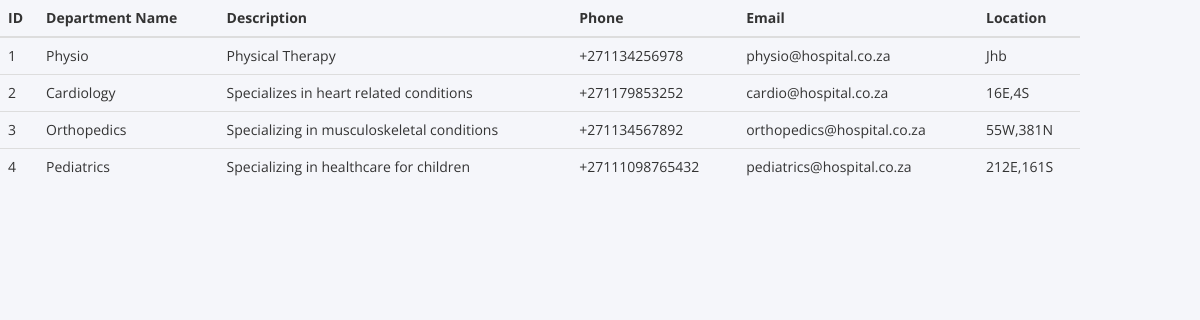
Page /get/dep/all on the committed database.
### hospital/models.py (models this page shows, shortened)
class Department(models.Model):
    Dep_Name = models.CharField(max_length=50, unique=True)
    Description = models.CharField(max_length=190, unique=True)
    Phone = models.CharField(max_length=13, unique=True)
    Email = models.CharField(max_length=100, unique=True)
    Location = models.CharField(max_length=100, unique=True)
    Date_Added = models.DateTimeField()
    Date_Update = models.DateTimeField()
    isActive = models.BooleanField(default=True)

### hospital/views.py (the view)
# urls.py: path('get/dep/all', views.view_dep),
def view_dep(request):
       departments = Department.objects.all()
       New_user = AppovedUsers.objects.get(authenticated=True)
       return render(request, 'hospital/view_dep.html', {'departments': departments, 'user': New_user})

### hospital/templates/hospital/view_dep.html (shortened to what this page needs)
{% load static %}
<!DOCTYPE html>
<html>
  <head>
    <link
      rel="stylesheet"
      href="https://maxcdn.bootstrapcdn.com/font-awesome/4.7.0/css/font-awesome.min.css"
    />
    <link
      rel="stylesheet"
      href="https://maxcdn.bootstrapcdn.com/bootstrap/3.3.7/css/bootstrap.min.css"
    />
    <link rel="stylesheet" href="{% static 'css/style.css' %}" />
  </head>
  <body>
    <table class="table">
      <thead>
        <tr>
          <th>ID</th>
          <th>Department Name</th>
          <th>Description</th>
          <th>Phone</th>
          <th>Email</th>
          <th>Location</th>
        </tr>
      </thead>
      <tbody>
        {% if departments %} {% for department in departments %}
        <tr>
          <td>{{ department.id }}</td>
          <td>{{ department.Dep_Name }}</td>
          <td>{{ department.Description }}</td>
          <td>{{ department.Phone }}</td>
          <td>{{ department.Email }}</td>
          <td>{{ department.Location }}</td>
        </tr>
        {% endfor %} {% endif %}
      </tbody>
    </table>
  </body>
</html>

### hospital/static/css/style.css (style rules this page uses)
* { list-style: none; text-decoration: none; margin: 0; padding: 0; box-sizing: border-box; font-family: 'Open Sans', sans-serif; }
body { background: #f5f6fa; }
.table { max-width: 90%; }

### rows in the picture
Department: id "1", Dep_Name "Physio", Description "Physical Therapy", Phone "+271134256978", Email "physio@hospital.co.za", Location "Jhb"
Department: id "2", Dep_Name "Cardiology", Description "Specializes in heart related conditions", Phone "+271179853252", Email "cardio@hospital.co.za", Location "16E,4S"
Department: id "3", Dep_Name "Orthopedics", Description "Specializing in musculoskeletal conditions", Phone "+271134567892", Email "orthopedics@hospital.co.za", Location "55W,381N"
Department: id "4", Dep_Name "Pediatrics", Description "Specializing in healthcare for children", Phone "+27111098765432", Email "pediatrics@hospital.co.za", Location "212E,161S"
